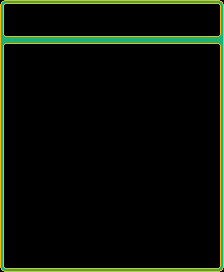

A level layout from a 2D game, rendered from its tile map. Below: a short description, then the map file with its tile-grid data intact:
An orthogonal 28x34 tile map with 8x8 px tiles, 1 tile layer (tiles).

<map version="1.0" orientation="orthogonal" renderorder="right-down" width="28" height="34" tilewidth="8" tileheight="8" nextobjectid="2">
 <tileset firstgid="1" name="pacman-tileset" tilewidth="8" tileheight="8" tilecount="56">
  <image source="../___/pacman-tileset.png" width="112" height="32" />
 </tileset>
 <layer name="tiles" width="28" height="34">
  <data encoding="csv">
29,46,46,46,46,46,46,46,46,46,46,46,46,46,46,46,46,46,46,46,46,46,46,46,46,46,46,30,
31,13,13,13,13,13,13,13,13,13,13,13,13,13,13,13,13,13,13,13,13,13,13,13,13,13,13,32,
31,13,13,13,13,13,13,13,13,13,13,13,13,13,13,13,13,13,13,13,13,13,13,13,13,13,13,32,
31,13,13,13,13,13,13,13,13,13,13,13,13,13,13,13,13,13,13,13,13,13,13,13,13,13,13,32,
19,18,18,18,18,18,18,18,18,18,18,18,18,18,18,18,18,18,18,18,18,18,18,18,18,18,18,20,
5,17,17,17,17,17,17,17,17,17,17,17,17,17,17,17,17,17,17,17,17,17,17,17,17,17,17,6,
31,13,13,13,13,13,13,13,13,13,13,13,13,13,13,13,13,13,13,13,13,13,13,13,13,13,13,32,
31,13,13,13,13,13,13,13,13,13,13,13,13,13,13,13,13,13,13,13,13,13,13,13,13,13,13,32,
31,13,13,13,13,13,13,13,13,13,13,13,13,13,13,13,13,13,13,13,13,13,13,13,13,13,13,32,
31,13,13,13,13,13,13,13,13,13,13,13,13,13,13,13,13,13,13,13,13,13,13,13,13,13,13,32,
31,13,13,13,13,13,13,13,13,13,13,13,13,13,13,13,13,13,13,13,13,13,13,13,13,13,13,32,
31,13,13,13,13,13,13,13,13,13,13,13,13,13,13,13,13,13,13,13,13,13,13,13,13,13,13,32,
31,13,13,13,13,13,13,13,13,13,13,13,13,13,13,13,13,13,13,13,13,13,13,13,13,13,13,32,
31,13,13,13,13,13,13,13,13,13,13,13,13,13,13,13,13,13,13,13,13,13,13,13,13,13,13,32,
31,13,13,13,13,13,13,13,13,13,13,13,13,13,13,13,13,13,13,13,13,13,13,13,13,13,13,32,
31,13,13,13,13,13,13,13,13,13,13,13,13,13,13,13,13,13,13,13,13,13,13,13,13,13,13,32,
31,13,13,13,13,13,13,13,13,13,13,13,13,13,13,13,13,13,13,13,13,13,13,13,13,13,13,32,
31,13,13,13,13,13,13,13,13,13,13,13,13,13,13,13,13,13,13,13,13,13,13,13,13,13,13,32,
31,13,13,13,13,13,13,13,13,13,13,13,13,13,13,13,13,13,13,13,13,13,13,13,13,13,13,32,
31,13,13,13,13,13,13,13,13,13,13,13,13,13,13,13,13,13,13,13,13,13,13,13,13,13,13,32,
31,13,13,13,13,13,13,13,13,13,13,13,13,13,13,13,13,13,13,13,13,13,13,13,13,13,13,32,
31,13,13,13,13,13,13,13,13,13,13,13,13,13,13,13,13,13,13,13,13,13,13,13,13,13,13,32,
31,13,13,13,13,13,13,13,13,13,13,13,13,13,13,13,13,13,13,13,13,13,13,13,13,13,13,32,
31,13,13,13,13,13,13,13,13,13,13,13,13,13,13,13,13,13,13,13,13,13,13,13,13,13,13,32,
31,13,13,13,13,13,13,13,13,13,13,13,13,13,13,13,13,13,13,13,13,13,13,13,13,13,13,32,
31,13,13,13,13,13,13,13,13,13,13,13,13,13,13,13,13,13,13,13,13,13,13,13,13,13,13,32,
31,13,13,13,13,13,13,13,13,13,13,13,13,13,13,13,13,13,13,13,13,13,13,13,13,13,13,32,
31,13,13,13,13,13,13,13,13,13,13,13,13,13,13,13,13,13,13,13,13,13,13,13,13,13,13,32,
31,13,13,13,13,13,13,13,13,13,13,13,13,13,13,13,13,13,13,13,13,13,13,13,13,13,13,32,
31,13,13,13,13,13,13,13,13,13,13,13,13,13,13,13,13,13,13,13,13,13,13,13,13,13,13,32,
31,13,13,13,13,13,13,13,13,13,13,13,13,13,13,13,13,13,13,13,13,13,13,13,13,13,13,32,
31,13,13,13,13,13,13,13,13,13,13,13,13,13,13,13,13,13,13,13,13,13,13,13,13,13,13,32,
31,13,13,13,13,13,13,13,13,13,13,13,13,13,13,13,13,13,13,13,13,13,13,13,13,13,13,32,
43,45,45,45,45,45,45,45,45,45,45,45,45,45,45,45,45,45,45,45,45,45,45,45,45,45,45,44
</data>
 </layer>
</map>
